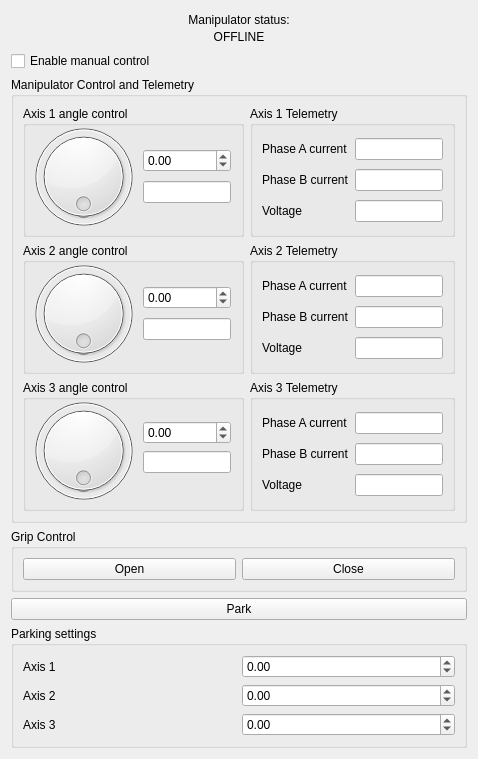
<?xml version="1.0" encoding="UTF-8"?>
<ui version="4.0">
 <class>Form</class>
 <widget class="QWidget" name="Form">
  <property name="geometry">
   <rect>
    <x>0</x>
    <y>0</y>
    <width>466</width>
    <height>759</height>
   </rect>
  </property>
  <property name="windowTitle">
   <string>Manipulator</string>
  </property>
  <layout class="QVBoxLayout" name="verticalLayout_7">
   <item>
    <layout class="QVBoxLayout" name="verticalLayout_6">
     <property name="spacing">
      <number>0</number>
     </property>
     <item>
      <widget class="QLabel" name="label_4">
       <property name="minimumSize">
        <size>
         <width>110</width>
         <height>0</height>
        </size>
       </property>
       <property name="maximumSize">
        <size>
         <width>16777215</width>
         <height>16777215</height>
        </size>
       </property>
       <property name="text">
        <string>Manipulator status:</string>
       </property>
       <property name="alignment">
        <set>Qt::AlignmentFlag::AlignCenter</set>
       </property>
      </widget>
     </item>
     <item>
      <widget class="QLabel" name="manStatusLabel">
       <property name="minimumSize">
        <size>
         <width>150</width>
         <height>0</height>
        </size>
       </property>
       <property name="text">
        <string>OFFLINE</string>
       </property>
       <property name="alignment">
        <set>Qt::AlignmentFlag::AlignCenter</set>
       </property>
      </widget>
     </item>
    </layout>
   </item>
   <item>
    <widget class="QCheckBox" name="manEnableControl">
     <property name="text">
      <string>Enable manual control</string>
     </property>
    </widget>
   </item>
   <item>
    <widget class="QGroupBox" name="groupBox_5">
     <property name="title">
      <string>Manipulator Control and Telemetry</string>
     </property>
     <layout class="QVBoxLayout" name="verticalLayout_10">
      <item>
       <layout class="QHBoxLayout" name="horizontalLayout_8">
        <item>
         <widget class="QGroupBox" name="groupBox">
          <property name="minimumSize">
           <size>
            <width>221</width>
            <height>131</height>
           </size>
          </property>
          <property name="maximumSize">
           <size>
            <width>221</width>
            <height>131</height>
           </size>
          </property>
          <property name="title">
           <string>Axis 1 angle control</string>
          </property>
          <widget class="QDial" name="axis1RealValDial">
           <property name="enabled">
            <bool>false</bool>
           </property>
           <property name="geometry">
            <rect>
             <x>0</x>
             <y>10</y>
             <width>121</width>
             <height>121</height>
            </rect>
           </property>
           <property name="minimumSize">
            <size>
             <width>121</width>
             <height>121</height>
            </size>
           </property>
           <property name="maximumSize">
            <size>
             <width>121</width>
             <height>121</height>
            </size>
           </property>
           <property name="cursor">
            <cursorShape>ArrowCursor</cursorShape>
           </property>
           <property name="maximum">
            <number>3600</number>
           </property>
           <property name="value">
            <number>0</number>
           </property>
           <property name="wrapping">
            <bool>true</bool>
           </property>
           <property name="notchTarget">
            <double>0.100000000000000</double>
           </property>
           <property name="notchesVisible">
            <bool>false</bool>
           </property>
          </widget>
          <widget class="QDial" name="axis1ControlDial">
           <property name="enabled">
            <bool>true</bool>
           </property>
           <property name="geometry">
            <rect>
             <x>10</x>
             <y>20</y>
             <width>101</width>
             <height>101</height>
            </rect>
           </property>
           <property name="minimumSize">
            <size>
             <width>101</width>
             <height>101</height>
            </size>
           </property>
           <property name="maximumSize">
            <size>
             <width>101</width>
             <height>101</height>
            </size>
           </property>
           <property name="focusPolicy">
            <enum>Qt::FocusPolicy::NoFocus</enum>
           </property>
           <property name="toolTip">
            <string notr="true" comment="Real position"/>
           </property>
           <property name="maximum">
            <number>3600</number>
           </property>
           <property name="value">
            <number>0</number>
           </property>
           <property name="tracking">
            <bool>true</bool>
           </property>
           <property name="wrapping">
            <bool>true</bool>
           </property>
           <property name="notchTarget">
            <double>1.000000000000000</double>
           </property>
          </widget>
          <widget class="QWidget" name="layoutWidget">
           <property name="geometry">
            <rect>
             <x>120</x>
             <y>40</y>
             <width>90</width>
             <height>61</height>
            </rect>
           </property>
           <layout class="QVBoxLayout" name="verticalLayout">
            <item>
             <widget class="QDoubleSpinBox" name="axis1ControlVal">
              <property name="minimumSize">
               <size>
                <width>88</width>
                <height>0</height>
               </size>
              </property>
              <property name="maximumSize">
               <size>
                <width>88</width>
                <height>16777215</height>
               </size>
              </property>
              <property name="wrapping">
               <bool>true</bool>
              </property>
              <property name="maximum">
               <double>360.000000000000000</double>
              </property>
              <property name="singleStep">
               <double>0.100000000000000</double>
              </property>
             </widget>
            </item>
            <item>
             <widget class="QLineEdit" name="axis1RealVal">
              <property name="minimumSize">
               <size>
                <width>88</width>
                <height>0</height>
               </size>
              </property>
              <property name="maximumSize">
               <size>
                <width>88</width>
                <height>16777215</height>
               </size>
              </property>
              <property name="cursor">
               <cursorShape>ArrowCursor</cursorShape>
              </property>
              <property name="readOnly">
               <bool>true</bool>
              </property>
             </widget>
            </item>
           </layout>
          </widget>
         </widget>
        </item>
        <item>
         <widget class="QGroupBox" name="groupBox_7">
          <property name="title">
           <string>Axis 1 Telemetry</string>
          </property>
          <layout class="QVBoxLayout" name="verticalLayout_5">
           <item>
            <layout class="QHBoxLayout" name="horizontalLayout_7">
             <item>
              <widget class="QLabel" name="label_5">
               <property name="text">
                <string>Phase A current</string>
               </property>
              </widget>
             </item>
             <item>
              <widget class="QLineEdit" name="axis1PhaseACur">
               <property name="minimumSize">
                <size>
                 <width>88</width>
                 <height>0</height>
                </size>
               </property>
               <property name="maximumSize">
                <size>
                 <width>88</width>
                 <height>16777215</height>
                </size>
               </property>
               <property name="cursor">
                <cursorShape>ArrowCursor</cursorShape>
               </property>
               <property name="readOnly">
                <bool>true</bool>
               </property>
              </widget>
             </item>
            </layout>
           </item>
           <item>
            <layout class="QHBoxLayout" name="horizontalLayout_6">
             <item>
              <widget class="QLabel" name="label_6">
               <property name="text">
                <string>Phase B current</string>
               </property>
              </widget>
             </item>
             <item>
              <widget class="QLineEdit" name="axis1PhaseBCur">
               <property name="minimumSize">
                <size>
                 <width>88</width>
                 <height>0</height>
                </size>
               </property>
               <property name="maximumSize">
                <size>
                 <width>88</width>
                 <height>16777215</height>
                </size>
               </property>
               <property name="cursor">
                <cursorShape>ArrowCursor</cursorShape>
               </property>
               <property name="readOnly">
                <bool>true</bool>
               </property>
              </widget>
             </item>
            </layout>
           </item>
           <item>
            <layout class="QHBoxLayout" name="horizontalLayout_2">
             <item>
              <widget class="QLabel" name="label_7">
               <property name="text">
                <string>Voltage</string>
               </property>
              </widget>
             </item>
             <item>
              <widget class="QLineEdit" name="axis1Voltage">
               <property name="minimumSize">
                <size>
                 <width>88</width>
                 <height>0</height>
                </size>
               </property>
               <property name="maximumSize">
                <size>
                 <width>88</width>
                 <height>16777215</height>
                </size>
               </property>
               <property name="cursor">
                <cursorShape>ArrowCursor</cursorShape>
               </property>
               <property name="readOnly">
                <bool>true</bool>
               </property>
              </widget>
             </item>
            </layout>
           </item>
          </layout>
         </widget>
        </item>
       </layout>
      </item>
      <item>
       <layout class="QHBoxLayout" name="horizontalLayout_16">
        <item>
         <widget class="QGroupBox" name="groupBox_2">
          <property name="minimumSize">
           <size>
            <width>221</width>
            <height>131</height>
           </size>
          </property>
          <property name="maximumSize">
           <size>
            <width>221</width>
            <height>131</height>
           </size>
          </property>
          <property name="title">
           <string>Axis 2 angle control</string>
          </property>
          <widget class="QDial" name="axis2RealValDial">
           <property name="enabled">
            <bool>false</bool>
           </property>
           <property name="geometry">
            <rect>
             <x>0</x>
             <y>10</y>
             <width>121</width>
             <height>121</height>
            </rect>
           </property>
           <property name="minimumSize">
            <size>
             <width>121</width>
             <height>121</height>
            </size>
           </property>
           <property name="maximumSize">
            <size>
             <width>121</width>
             <height>121</height>
            </size>
           </property>
           <property name="cursor">
            <cursorShape>ArrowCursor</cursorShape>
           </property>
           <property name="maximum">
            <number>3600</number>
           </property>
           <property name="value">
            <number>0</number>
           </property>
           <property name="wrapping">
            <bool>true</bool>
           </property>
           <property name="notchTarget">
            <double>0.100000000000000</double>
           </property>
           <property name="notchesVisible">
            <bool>false</bool>
           </property>
          </widget>
          <widget class="QDial" name="axis2ControlDial">
           <property name="enabled">
            <bool>true</bool>
           </property>
           <property name="geometry">
            <rect>
             <x>10</x>
             <y>20</y>
             <width>101</width>
             <height>101</height>
            </rect>
           </property>
           <property name="minimumSize">
            <size>
             <width>101</width>
             <height>101</height>
            </size>
           </property>
           <property name="maximumSize">
            <size>
             <width>101</width>
             <height>101</height>
            </size>
           </property>
           <property name="focusPolicy">
            <enum>Qt::FocusPolicy::NoFocus</enum>
           </property>
           <property name="toolTip">
            <string notr="true" comment="Real position"/>
           </property>
           <property name="maximum">
            <number>3600</number>
           </property>
           <property name="value">
            <number>0</number>
           </property>
           <property name="tracking">
            <bool>true</bool>
           </property>
           <property name="wrapping">
            <bool>true</bool>
           </property>
           <property name="notchTarget">
            <double>1.000000000000000</double>
           </property>
          </widget>
          <widget class="QWidget" name="layoutWidget_2">
           <property name="geometry">
            <rect>
             <x>120</x>
             <y>40</y>
             <width>90</width>
             <height>61</height>
            </rect>
           </property>
           <layout class="QVBoxLayout" name="verticalLayout_2">
            <item>
             <widget class="QDoubleSpinBox" name="axis2ControlVal">
              <property name="minimumSize">
               <size>
                <width>88</width>
                <height>0</height>
               </size>
              </property>
              <property name="maximumSize">
               <size>
                <width>88</width>
                <height>16777215</height>
               </size>
              </property>
              <property name="wrapping">
               <bool>true</bool>
              </property>
              <property name="maximum">
               <double>360.000000000000000</double>
              </property>
              <property name="singleStep">
               <double>0.100000000000000</double>
              </property>
             </widget>
            </item>
            <item>
             <widget class="QLineEdit" name="axis2RealVal">
              <property name="minimumSize">
               <size>
                <width>88</width>
                <height>0</height>
               </size>
              </property>
              <property name="maximumSize">
               <size>
                <width>88</width>
                <height>16777215</height>
               </size>
              </property>
              <property name="cursor">
               <cursorShape>ArrowCursor</cursorShape>
              </property>
              <property name="readOnly">
               <bool>true</bool>
              </property>
             </widget>
            </item>
           </layout>
          </widget>
         </widget>
        </item>
        <item>
         <widget class="QGroupBox" name="groupBox_8">
          <property name="title">
           <string>Axis 2 Telemetry</string>
          </property>
          <layout class="QVBoxLayout" name="verticalLayout_8">
           <item>
            <layout class="QHBoxLayout" name="horizontalLayout_9">
             <item>
              <widget class="QLabel" name="label_8">
               <property name="text">
                <string>Phase A current</string>
               </property>
              </widget>
             </item>
             <item>
              <widget class="QLineEdit" name="axis2PhaseACur">
               <property name="minimumSize">
                <size>
                 <width>88</width>
                 <height>0</height>
                </size>
               </property>
               <property name="maximumSize">
                <size>
                 <width>88</width>
                 <height>16777215</height>
                </size>
               </property>
               <property name="cursor">
                <cursorShape>ArrowCursor</cursorShape>
               </property>
               <property name="readOnly">
                <bool>true</bool>
               </property>
              </widget>
             </item>
            </layout>
           </item>
           <item>
            <layout class="QHBoxLayout" name="horizontalLayout_10">
             <item>
              <widget class="QLabel" name="label_9">
               <property name="text">
                <string>Phase B current</string>
               </property>
              </widget>
             </item>
             <item>
              <widget class="QLineEdit" name="axis2PhaseBCur">
               <property name="minimumSize">
                <size>
                 <width>88</width>
                 <height>0</height>
                </size>
               </property>
               <property name="maximumSize">
                <size>
                 <width>88</width>
                 <height>16777215</height>
                </size>
               </property>
               <property name="cursor">
                <cursorShape>ArrowCursor</cursorShape>
               </property>
               <property name="readOnly">
                <bool>true</bool>
               </property>
              </widget>
             </item>
            </layout>
           </item>
           <item>
            <layout class="QHBoxLayout" name="horizontalLayout_11">
             <item>
              <widget class="QLabel" name="label_10">
               <property name="text">
                <string>Voltage</string>
               </property>
              </widget>
             </item>
             <item>
              <widget class="QLineEdit" name="axis2Voltage">
               <property name="minimumSize">
                <size>
                 <width>88</width>
                 <height>0</height>
                </size>
               </property>
               <property name="maximumSize">
                <size>
                 <width>88</width>
                 <height>16777215</height>
                </size>
               </property>
               <property name="cursor">
                <cursorShape>ArrowCursor</cursorShape>
               </property>
               <property name="readOnly">
                <bool>true</bool>
               </property>
              </widget>
             </item>
            </layout>
           </item>
          </layout>
         </widget>
        </item>
       </layout>
      </item>
      <item>
       <layout class="QHBoxLayout" name="horizontalLayout_15">
        <item>
         <widget class="QGroupBox" name="groupBox_3">
          <property name="minimumSize">
           <size>
            <width>221</width>
            <height>131</height>
           </size>
          </property>
          <property name="maximumSize">
           <size>
            <width>221</width>
            <height>131</height>
           </size>
          </property>
          <property name="title">
           <string>Axis 3 angle control</string>
          </property>
          <widget class="QDial" name="axis3RealValDial">
           <property name="enabled">
            <bool>false</bool>
           </property>
           <property name="geometry">
            <rect>
             <x>0</x>
             <y>10</y>
             <width>121</width>
             <height>121</height>
            </rect>
           </property>
           <property name="minimumSize">
            <size>
             <width>121</width>
             <height>121</height>
            </size>
           </property>
           <property name="maximumSize">
            <size>
             <width>121</width>
             <height>121</height>
            </size>
           </property>
           <property name="cursor">
            <cursorShape>ArrowCursor</cursorShape>
           </property>
           <property name="maximum">
            <number>3600</number>
           </property>
           <property name="value">
            <number>0</number>
           </property>
           <property name="wrapping">
            <bool>true</bool>
           </property>
           <property name="notchTarget">
            <double>0.100000000000000</double>
           </property>
           <property name="notchesVisible">
            <bool>false</bool>
           </property>
          </widget>
          <widget class="QDial" name="axis3ControlDial">
           <property name="enabled">
            <bool>true</bool>
           </property>
           <property name="geometry">
            <rect>
             <x>10</x>
             <y>20</y>
             <width>101</width>
             <height>101</height>
            </rect>
           </property>
           <property name="minimumSize">
            <size>
             <width>101</width>
             <height>101</height>
            </size>
           </property>
           <property name="maximumSize">
            <size>
             <width>101</width>
             <height>101</height>
            </size>
           </property>
           <property name="focusPolicy">
            <enum>Qt::FocusPolicy::NoFocus</enum>
           </property>
           <property name="toolTip">
            <string notr="true" comment="Real position"/>
           </property>
           <property name="maximum">
            <number>3600</number>
           </property>
           <property name="value">
            <number>0</number>
           </property>
           <property name="tracking">
            <bool>true</bool>
           </property>
           <property name="wrapping">
            <bool>true</bool>
           </property>
           <property name="notchTarget">
            <double>1.000000000000000</double>
           </property>
          </widget>
          <widget class="QWidget" name="layoutWidget_3">
           <property name="geometry">
            <rect>
             <x>120</x>
             <y>40</y>
             <width>90</width>
             <height>54</height>
            </rect>
           </property>
           <layout class="QVBoxLayout" name="verticalLayout_3">
            <item>
             <widget class="QDoubleSpinBox" name="axis3ControlVal">
              <property name="minimumSize">
               <size>
                <width>88</width>
                <height>0</height>
               </size>
              </property>
              <property name="maximumSize">
               <size>
                <width>88</width>
                <height>16777215</height>
               </size>
              </property>
              <property name="wrapping">
               <bool>true</bool>
              </property>
              <property name="maximum">
               <double>360.000000000000000</double>
              </property>
              <property name="singleStep">
               <double>0.100000000000000</double>
              </property>
             </widget>
            </item>
            <item>
             <widget class="QLineEdit" name="axis3RealVal">
              <property name="minimumSize">
               <size>
                <width>88</width>
                <height>0</height>
               </size>
              </property>
              <property name="maximumSize">
               <size>
                <width>88</width>
                <height>16777215</height>
               </size>
              </property>
              <property name="cursor">
               <cursorShape>ArrowCursor</cursorShape>
              </property>
              <property name="readOnly">
               <bool>true</bool>
              </property>
             </widget>
            </item>
           </layout>
          </widget>
         </widget>
        </item>
        <item>
         <widget class="QGroupBox" name="groupBox_9">
          <property name="title">
           <string>Axis 3 Telemetry</string>
          </property>
          <layout class="QVBoxLayout" name="verticalLayout_9">
           <item>
            <layout class="QHBoxLayout" name="horizontalLayout_12">
             <item>
              <widget class="QLabel" name="label_11">
               <property name="text">
                <string>Phase A current</string>
               </property>
              </widget>
             </item>
             <item>
              <widget class="QLineEdit" name="axis3PhaseACur">
               <property name="minimumSize">
                <size>
                 <width>88</width>
                 <height>0</height>
                </size>
               </property>
               <property name="maximumSize">
                <size>
                 <width>88</width>
                 <height>16777215</height>
                </size>
               </property>
               <property name="cursor">
                <cursorShape>ArrowCursor</cursorShape>
               </property>
               <property name="readOnly">
                <bool>true</bool>
               </property>
              </widget>
             </item>
            </layout>
           </item>
           <item>
            <layout class="QHBoxLayout" name="horizontalLayout_13">
             <item>
              <widget class="QLabel" name="label_12">
               <property name="text">
                <string>Phase B current</string>
               </property>
              </widget>
             </item>
             <item>
              <widget class="QLineEdit" name="axis3PhaseBCur">
               <property name="minimumSize">
                <size>
                 <width>88</width>
                 <height>0</height>
                </size>
               </property>
               <property name="maximumSize">
                <size>
                 <width>88</width>
                 <height>16777215</height>
                </size>
               </property>
               <property name="cursor">
                <cursorShape>ArrowCursor</cursorShape>
               </property>
               <property name="readOnly">
                <bool>true</bool>
               </property>
              </widget>
             </item>
            </layout>
           </item>
           <item>
            <layout class="QHBoxLayout" name="horizontalLayout_14">
             <item>
              <widget class="QLabel" name="label_13">
               <property name="text">
                <string>Voltage</string>
               </property>
              </widget>
             </item>
             <item>
              <widget class="QLineEdit" name="axis3Voltage">
               <property name="minimumSize">
                <size>
                 <width>88</width>
                 <height>0</height>
                </size>
               </property>
               <property name="maximumSize">
                <size>
                 <width>88</width>
                 <height>16777215</height>
                </size>
               </property>
               <property name="cursor">
                <cursorShape>ArrowCursor</cursorShape>
               </property>
               <property name="readOnly">
                <bool>true</bool>
               </property>
              </widget>
             </item>
            </layout>
           </item>
          </layout>
         </widget>
        </item>
       </layout>
      </item>
     </layout>
    </widget>
   </item>
   <item>
    <widget class="QGroupBox" name="groupBox_6">
     <property name="title">
      <string>Grip Control</string>
     </property>
     <layout class="QHBoxLayout" name="horizontalLayout">
      <item>
       <widget class="QPushButton" name="gripOpenButton">
        <property name="text">
         <string>Open</string>
        </property>
       </widget>
      </item>
      <item>
       <widget class="QPushButton" name="gripCloseButton">
        <property name="text">
         <string>Close</string>
        </property>
       </widget>
      </item>
     </layout>
    </widget>
   </item>
   <item>
    <widget class="QPushButton" name="parkButton">
     <property name="text">
      <string>Park</string>
     </property>
    </widget>
   </item>
   <item>
    <widget class="QGroupBox" name="groupBox_4">
     <property name="minimumSize">
      <size>
       <width>151</width>
       <height>0</height>
      </size>
     </property>
     <property name="title">
      <string>Parking settings</string>
     </property>
     <layout class="QVBoxLayout" name="verticalLayout_4">
      <item>
       <layout class="QHBoxLayout" name="horizontalLayout_3">
        <item>
         <widget class="QLabel" name="label">
          <property name="text">
           <string>Axis 1</string>
          </property>
         </widget>
        </item>
        <item>
         <widget class="QDoubleSpinBox" name="axis1ParkingVal">
          <property name="wrapping">
           <bool>true</bool>
          </property>
          <property name="maximum">
           <double>360.000000000000000</double>
          </property>
          <property name="singleStep">
           <double>0.100000000000000</double>
          </property>
         </widget>
        </item>
       </layout>
      </item>
      <item>
       <layout class="QHBoxLayout" name="horizontalLayout_4">
        <item>
         <widget class="QLabel" name="label_2">
          <property name="text">
           <string>Axis 2</string>
          </property>
         </widget>
        </item>
        <item>
         <widget class="QDoubleSpinBox" name="axis2ParkingVal">
          <property name="wrapping">
           <bool>true</bool>
          </property>
          <property name="maximum">
           <double>360.000000000000000</double>
          </property>
          <property name="singleStep">
           <double>0.100000000000000</double>
          </property>
         </widget>
        </item>
       </layout>
      </item>
      <item>
       <layout class="QHBoxLayout" name="horizontalLayout_5">
        <item>
         <widget class="QLabel" name="label_3">
          <property name="text">
           <string>Axis 3</string>
          </property>
         </widget>
        </item>
        <item>
         <widget class="QDoubleSpinBox" name="axis3ParkingVal">
          <property name="wrapping">
           <bool>true</bool>
          </property>
          <property name="maximum">
           <double>360.000000000000000</double>
          </property>
          <property name="singleStep">
           <double>0.100000000000000</double>
          </property>
         </widget>
        </item>
       </layout>
      </item>
     </layout>
    </widget>
   </item>
  </layout>
 </widget>
 <resources/>
 <connections/>
</ui>
